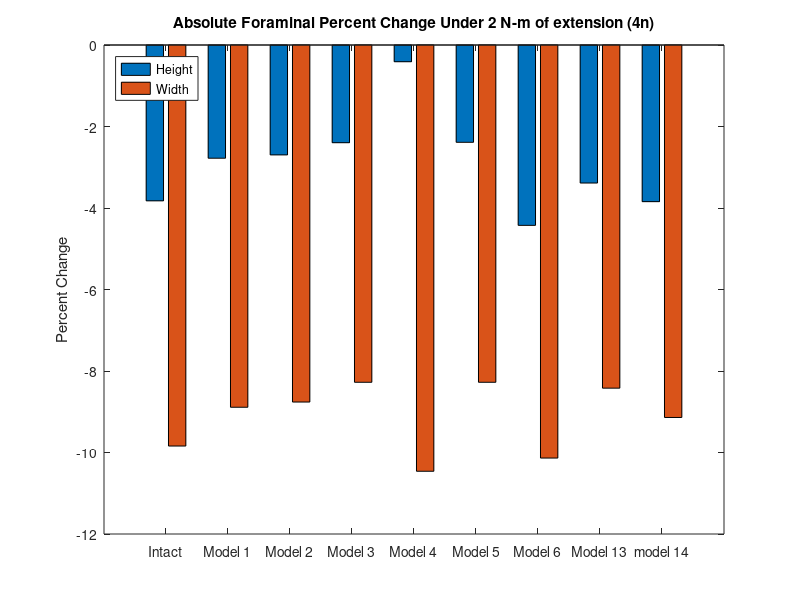
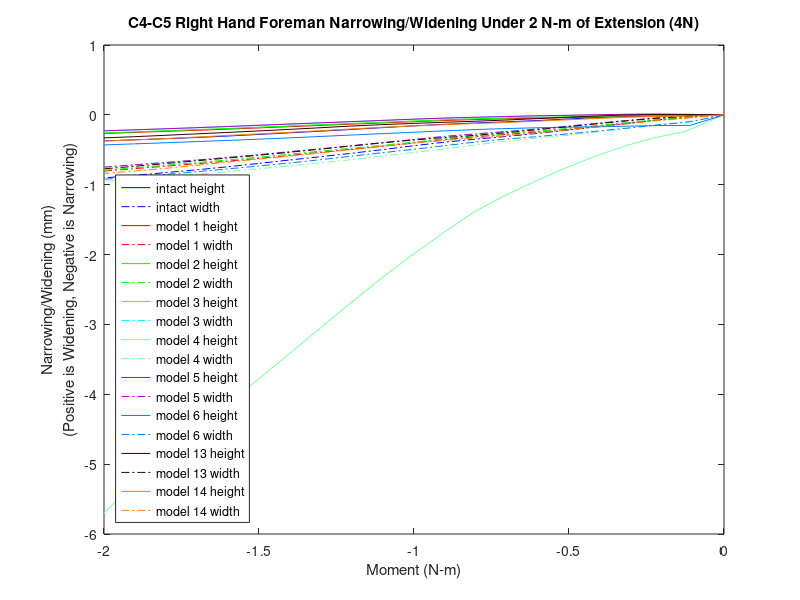

Here is the MATLAB script that generated these plots, in order:
%% foramen height and width narrowing/widening 
% for all models for the c3-c4 right hand side foramen 
% 4457,20101,9037,21922

% 4N!!

% Values for displacement and base coordinates have not yet been updated from copy paste.

k=21;
zero1=[0 0 0 0 0 0 0 0 0 0 0 0 0 0 0 0 0 0 0 0 0];

mag15y=zero1;
mag15x=zero1;
width15=zero1;
height15=zero1;

mag14y=zero1;
mag14x=zero1;
width14=zero1;
height14=zero1;

mag13y=zero1;
mag13x=zero1;
width13=zero1;
height13=zero1;

mag6y=zero1;
mag6x=zero1;
width6=zero1;
height6=zero1;

mag5y=zero1;
mag5x=zero1;
width5=zero1;
height5=zero1;

mag4y=zero1;
mag4x=zero1;
width4=zero1;
height4=zero1;

mag3y=zero1;
mag3x=zero1;
width3=zero1;
height3=zero1;


mag2y=zero1;
mag2x=zero1;
width2=zero1;
height2=zero1;

mag1y=zero1;
mag1x=zero1;
width1=zero1;
height1=zero1;
% 4457,20101,9037,21922
%% model15_intact_TLC_4N
t15=[2 2.05 2.1 2.15 2.2 2.25 2.30198 2.35365 2.40358 2.45421 2.50322 2.55384 2.60384 2.65565 2.70225 2.75206 2.80139 2.85108 2.90339 2.95085 3];

% 4457
aa1=-9.37506+[5.0731200e-01   6.0871500e-01   6.5144700e-01   6.6789600e-01   6.7419400e-01   6.7331000e-01   6.7000600e-01   6.5697200e-01   6.4041900e-01   6.1724700e-01   5.9035800e-01   5.6061400e-01   5.5007100e-01   5.7495800e-01   6.0660000e-01   6.1662700e-01   6.1082100e-01   5.6671800e-01   4.9665100e-01   4.3261900e-01   3.6881600e-01];
aa2=448.144+[1.0306900e+00   1.0413900e+00   1.4740900e+00   2.2159300e+00   3.1888500e+00   4.3518100e+00   5.7108800e+00   7.1395000e+00   8.5708200e+00   1.0055800e+01   1.1507100e+01   1.3004300e+01   1.4465600e+01   1.5928900e+01   1.7181500e+01   1.8432900e+01   1.9557200e+01   2.0547700e+01   2.1456200e+01   2.2192700e+01   2.2906600e+01];
aa3=-689.149+[-6.7815900e-01  -6.9604700e-01  -7.5784300e-01  -8.6772900e-01  -1.0235400e+00  -1.2268100e+00  -1.5043200e+00  -1.8405400e+00  -2.2211000e+00  -2.6653200e+00  -3.1478400e+00  -3.7027400e+00  -4.2949800e+00  -4.9322000e+00  -5.5208800e+00  -6.1656300e+00  -6.8012400e+00  -7.4095400e+00  -8.0006000e+00  -8.5065100e+00  -9.0116600e+00];

% 20101
ab1=-11.8681+[3.3679400e-01   4.2432300e-01   4.6626000e-01   4.8559500e-01   4.9617600e-01   5.0287900e-01   5.1175800e-01   5.1373300e-01   5.1400400e-01   5.1117700e-01   5.0585600e-01   4.9991200e-01   5.0922800e-01   5.4903100e-01   5.8897300e-01   6.1266900e-01   6.2200300e-01   5.9555300e-01   5.4230700e-01   4.9312000e-01   4.4364700e-01];
ab2=447.151+[5.9687600e-01   5.0579700e-01   7.5589000e-01   1.2529100e+00   1.9488100e+00   2.8125900e+00   3.8423800e+00   4.9414900e+00   6.0583900e+00   7.2262300e+00   8.3697800e+00   9.5548400e+00   1.0723500e+01   1.1897000e+01   1.2901400e+01   1.3903100e+01   1.4801500e+01   1.5591800e+01   1.6313300e+01   1.6894500e+01   1.7457000e+01];
ab3=-698.575+[-5.1114300e-01  -5.0837300e-01  -5.3377300e-01  -5.8186400e-01  -6.5375700e-01  -7.5659600e-01  -9.1321100e-01  -1.1193900e+00  -1.3646300e+00  -1.6560600e+00  -1.9738100e+00  -2.3418400e+00  -2.7409600e+00  -3.1694500e+00  -3.5648400e+00  -4.0014500e+00  -4.4348200e+00  -4.8534200e+00  -5.2585800e+00  -5.6017400e+00  -5.9407800e+00];

% 9037
ac1=-7.50723+[5.6194400e-01   6.6609400e-01   7.1127300e-01   7.3131900e-01   7.4245300e-01   7.4689100e-01   7.4869000e-01   7.4069400e-01   7.2795200e-01   7.0695800e-01   6.8235500e-01   6.5538700e-01   6.4764600e-01   6.7866300e-01   7.1718700e-01   7.3404500e-01   7.3325300e-01   6.9167600e-01   6.2404900e-01   5.6205500e-01   5.0086300e-01];
ac2=444.719+[1.0471600e+00   1.0476700e+00   1.4583400e+00   2.1721000e+00   3.1155800e+00   4.2492500e+00   5.5789300e+00   6.9819200e+00   8.3920600e+00   9.8590900e+00   1.1297900e+01   1.2787500e+01   1.4246200e+01   1.5713500e+01   1.6974200e+01   1.8237500e+01   1.9375700e+01   2.0381000e+01   2.1306300e+01   2.2059200e+01   2.2791600e+01];
ac3=-690.512+[-6.4682200e-01  -6.3572100e-01  -6.3602700e-01  -6.6109200e-01  -7.1788600e-01  -8.1062800e-01  -9.6214100e-01  -1.1678700e+00  -1.4191200e+00  -1.7291000e+00  -2.0801300e+00  -2.4988300e+00  -2.9594900e+00  -3.4659200e+00  -3.9418400e+00  -4.4700800e+00  -4.9957600e+00  -5.5016900e+00  -5.9949700e+00  -6.4179900e+00  -6.8413700e+00];

% 21922
ad1=-12.9198+[3.2311600e-01   4.1325100e-01   4.5513500e-01   4.7159500e-01   4.7695800e-01   4.7729400e-01   4.7970000e-01   4.7484400e-01   4.6861200e-01   4.5987700e-01   4.4873000e-01   4.3617500e-01   4.3935000e-01   4.7156000e-01   5.0523000e-01   5.2243600e-01   5.2622600e-01   4.9523800e-01   4.3695700e-01   3.8343500e-01   3.2947900e-01];
ad2=450.785+[6.8449100e-01   6.0642200e-01   8.9695700e-01   1.4503900e+00   2.2142600e+00   3.1550200e+00   4.2716900e+00   5.4589800e+00   6.6603400e+00   7.9110100e+00   9.1306700e+00   1.0389600e+01   1.1626400e+01   1.2864300e+01   1.3921600e+01   1.4974100e+01   1.5917200e+01   1.6746200e+01   1.7501700e+01   1.8109600e+01   1.8696700e+01];
ad3=-694.998+[-6.0699400e-01  -6.1774100e-01  -6.8767100e-01  -8.0052900e-01  -9.5399000e-01  -1.1535700e+00  -1.4250500e+00  -1.7550400e+00  -2.1265200e+00  -2.5499100e+00  -2.9974000e+00  -3.5007600e+00  -4.0343700e+00  -4.6003600e+00  -5.1173000e+00  -5.6800200e+00  -6.2330200e+00  -6.7630200e+00  -7.2743400e+00  -7.7071300e+00  -8.1351200e+00];

ya1=aa1-ab1;
ya2=aa2-ab2;
ya3=aa3-ab3;
xa1=ad1-ac1;
xa2=ad2-ac2;
xa3=ad3-ac3;
x15=[xa1',xa2',xa3'];
y15=[ya1',ya2',ya3'];

for n=1:k
    mag15x(n)=sqrt(x15(n,1)^2+x15(n,2)^2+x15(n,3)^2);
end
for n=1:k
    mag15y(n)=sqrt(y15(n,1)^2+y15(n,2)^2+y15(n,3)^2);
end
for n=1:k
    width15(n)=mag15x(1,1)-mag15x(1,n);
end
for n=1:k
    height15(n)=mag15y(1,1)-mag15y(1,n);
end

%% model1_slideslide_tether/S2_4N
t1=[2 2.05126 2.11533 2.17471 2.20404 2.25121 2.30289 2.35286 2.41117 2.46025 2.51267 2.5564 2.60334 2.66048 2.70822 2.759 2.80923 2.85061 2.90524 2.95003 3];

% 4457
ae1=-9.37506+[-3.0640500e-01  -2.1349100e-01  -1.1215600e-01  -2.0607300e-02   2.3405600e-02   8.7273000e-02   1.4418900e-01   1.8868400e-01   2.2742200e-01   2.4788600e-01   2.5858800e-01   2.5860700e-01   2.5135200e-01   2.2912900e-01   1.9883700e-01   1.5683400e-01   1.0644600e-01   5.8858400e-02  -1.2843700e-02  -8.0566100e-02  -1.5979700e-01];
ae2=448.144+[2.1859200e+00   2.1718900e+00   2.3764100e+00   2.6754400e+00   2.8548600e+00   3.1886300e+00   3.6129100e+00   4.0888900e+00   4.7261600e+00   5.3273700e+00   6.0313200e+00   6.6644300e+00   7.3801500e+00   8.3017800e+00   9.1101800e+00   1.0005300e+01   1.0924000e+01   1.1705000e+01   1.2758000e+01   1.3637600e+01   1.4629800e+01];
ae3=-689.149+[-1.1481100e+00  -1.3694700e+00  -1.4795700e+00  -1.5835600e+00  -1.6396000e+00  -1.7348000e+00  -1.8466500e+00  -1.9714800e+00  -2.1411100e+00  -2.3081300e+00  -2.5161500e+00  -2.7124700e+00  -2.9427000e+00  -3.2424000e+00  -3.5184100e+00  -3.8397400e+00  -4.1845800e+00  -4.4922400e+00  -4.9363800e+00  -5.3311000e+00  -5.7967300e+00];

% 20101
af1=-11.8681+[-3.2046100e-01  -2.5470200e-01  -1.7626400e-01  -1.0464900e-01  -6.8127100e-02  -1.1213000e-02   4.3883200e-02   8.7169600e-02   1.2675300e-01   1.5227300e-01   1.7227200e-01   1.8264400e-01   1.8755600e-01   1.8295400e-01   1.7064000e-01   1.4970500e-01   1.2155100e-01   9.1217200e-02   4.2050300e-02  -5.0917700e-03  -6.1791300e-02];
af2=447.151+[1.5394400e+00   1.4276400e+00   1.4272000e+00   1.5054400e+00   1.5723600e+00   1.7263300e+00   1.9571600e+00   2.2471200e+00   2.6594100e+00   3.0571600e+00   3.5300700e+00   3.9690100e+00   4.4776500e+00   5.1376500e+00   5.7240600e+00   6.3866800e+00   7.0799000e+00   7.6766500e+00   8.4888500e+00   9.1737300e+00   9.9532300e+00];
af3=-698.575+[-8.3785300e-01  -1.0190300e+00  -1.0780200e+00  -1.1150200e+00  -1.1348400e+00  -1.1723900e+00  -1.2203500e+00  -1.2762300e+00  -1.3554300e+00  -1.4332500e+00  -1.5321100e+00  -1.6309100e+00  -1.7515700e+00  -1.9041000e+00  -2.0469600e+00  -2.2203100e+00  -2.4132100e+00  -2.5907100e+00  -2.8548400e+00  -3.0945400e+00  -3.3810400e+00];

% 9037
ag1=-7.50723+[-2.5743400e-01  -1.6116400e-01  -5.5731600e-02   3.9844100e-02   8.5696700e-02   1.5243100e-01   2.1339600e-01   2.6245500e-01   3.0619700e-01   3.3062200e-01   3.4529300e-01   3.4809700e-01   3.4329800e-01   3.2376900e-01   2.9564100e-01   2.5541300e-01   2.0606200e-01   1.5887700e-01   8.7080200e-02   1.9039300e-02  -6.0800200e-02];
ag2=444.719+[2.1685800e+00   2.1471800e+00   2.3309700e+00   2.6078300e+00   2.7759900e+00   3.0921500e+00   3.4990000e+00   3.9595600e+00   4.5793700e+00   5.1664000e+00   5.8559000e+00   6.4778600e+00   7.1830000e+00   8.0939300e+00   8.8958600e+00   9.7866000e+00   1.0703700e+01   1.1485500e+01   1.2542600e+01   1.3428600e+01   1.4430800e+01];
ag3=-690.512+[-1.0346900e+00  -1.2319700e+00  -1.2774000e+00  -1.3081900e+00  -1.3253500e+00  -1.3566100e+00  -1.3981500e+00  -1.4535800e+00  -1.5371000e+00  -1.6260000e+00  -1.7439400e+00  -1.8611800e+00  -2.0039700e+00  -2.1909100e+00  -2.3691100e+00  -2.5841300e+00  -2.8225700e+00  -3.0411700e+00  -3.3661400e+00  -3.6618700e+00  -4.0167000e+00];

% 21922
ah1=-12.9198+[-3.6086200e-01  -2.9069600e-01  -2.0986600e-01  -1.3856000e-01  -1.0245300e-01  -4.6233500e-02   6.7145600e-03   4.6323500e-02   8.1073100e-02   1.0246500e-01   1.1795600e-01   1.2429900e-01   1.2487100e-01   1.1511300e-01   9.8232300e-02   7.1969300e-02   3.8698000e-02   4.1962700e-03  -5.0217700e-02  -1.0164200e-01  -1.6291000e-01];
ah2=450.785+[1.7083600e+00   1.6079400e+00   1.6430800e+00   1.7587900e+00   1.8460300e+00   2.0342700e+00   2.3045200e+00   2.6364400e+00   3.1014200e+00   3.5455800e+00   4.0703400e+00   4.5549300e+00   5.1141300e+00   5.8384800e+00   6.4790100e+00   7.1992700e+00   7.9487100e+00   8.5911600e+00   9.4621300e+00   1.0193600e+01   1.1022500e+01];
ah3=-694.998+[-1.0313900e+00  -1.2246400e+00  -1.3242000e+00  -1.4057300e+00  -1.4502100e+00  -1.5300100e+00  -1.6279600e+00  -1.7388200e+00  -1.8892500e+00  -2.0319300e+00  -2.2057900e+00  -2.3730800e+00  -2.5724700e+00  -2.8299500e+00  -3.0657600e+00  -3.3435200e+00  -3.6440400e+00  -3.9138100e+00  -4.3038200e+00  -4.6501900e+00  -5.0577600e+00];

xb1=ah1-ag1;
xb2=ah2-ag2;
xb3=ah3-ag3;
yb1=ae1-af1;
yb2=ae2-af2;
yb3=ae3-af3;
y1=[yb1',yb2',yb3'];
x1=[xb1',xb2',xb3'];

for n=1:k
    mag1x(n)=sqrt(x1(n,1)^2+x1(n,2)^2+x1(n,3)^2);
end
for n=1:k
    mag1y(n)=sqrt(y1(n,1)^2+y1(n,2)^2+y1(n,3)^2);
end
for n=1:k
    height1(n)=mag1y(1,1)-mag1y(1,n);
end
for n=1:k
    width1(n)=mag1x(1,1)-mag1x(1,n);
end
%% model2_SlideSlide_NoTether/S2_4N
t2=[2 2.05126 2.1153 2.17471 2.20447 2.25221 2.30059 2.35788 2.41099 2.45099 2.50605 2.55427 2.60174 2.65492 2.70335 2.75569 2.80363 2.85302 2.90564 2.95047 3];

% 4457
ai1=-9.37506+[-1.7017400e-01  -8.4428600e-02   9.7364600e-03   9.4153300e-02   1.3452100e-01   1.9051000e-01   2.3484800e-01   2.7608300e-01   3.0190400e-01   3.1329900e-01   3.1908900e-01   3.1122500e-01   2.9231000e-01   2.5827100e-01   2.1654700e-01   1.6138200e-01   1.0044100e-01   2.9957100e-02  -5.3959100e-02  -1.3422600e-01  -2.2942100e-01];
ai2=448.144+[2.5984000e+00   2.5569300e+00   2.7361300e+00   3.0241300e+00   3.2029500e+00   3.5396200e+00   3.9388300e+00   4.4965900e+00   5.0938500e+00   5.5936200e+00   6.3588700e+00   7.1114200e+00   7.9105600e+00   8.8577600e+00   9.7623500e+00   1.0780200e+01   1.1740700e+01   1.2753400e+01   1.3844000e+01   1.4777400e+01   1.5812900e+01];
ai3=-689.149+[-1.3210800e+00  -1.4403500e+00  -1.5215100e+00  -1.6190700e+00  -1.6753000e+00  -1.7748200e+00  -1.8845800e+00  -2.0364300e+00  -2.2005900e+00  -2.3425200e+00  -2.5564800e+00  -2.7292300e+00  -2.9097000e+00  -3.1437700e+00  -3.3930600e+00  -3.7047500e+00  -4.0313500e+00  -4.4116000e+00  -4.8635200e+00  -5.2833500e+00  -5.7833100e+00];

% 20101
aj1=-11.8681+[-2.1616900e-01  -1.5334700e-01  -8.0213500e-02  -1.2751100e-02   2.1338300e-02   7.2727900e-02   1.1766100e-01   1.5989600e-01   1.8868600e-01   2.0618600e-01   2.2338800e-01   2.2686000e-01   2.2177900e-01   2.0742600e-01   1.8569600e-01   1.5396600e-01   1.1536600e-01   6.7407400e-02   5.6444500e-03  -5.3695500e-02  -1.2667500e-01];
aj2=447.151+[1.8236600e+00   1.7019600e+00   1.6908600e+00   1.7663000e+00   1.8338700e+00   1.9919300e+00   2.2092300e+00   2.5515400e+00   2.9405100e+00   3.2717200e+00   3.7789300e+00   4.2657800e+00   4.7841000e+00   5.4058300e+00   6.0071600e+00   6.6941800e+00   7.3544100e+00   8.0616300e+00   8.8424900e+00   9.5271800e+00   1.0300200e+01];
aj3=-698.575+[-9.6580700e-01  -1.0563200e+00  -1.0892900e+00  -1.1209400e+00  -1.1407200e+00  -1.1821600e+00  -1.2305800e+00  -1.3006200e+00  -1.3787100e+00  -1.4458700e+00  -1.5366900e+00  -1.5750300e+00  -1.6049200e+00  -1.6496400e+00  -1.7064800e+00  -1.7892900e+00  -1.8898600e+00  -2.0203600e+00  -2.1948000e+00  -2.3717300e+00  -2.5962500e+00];

% 9037
ak1=-7.50723+[-1.1656300e-01  -2.6586600e-02   7.2559800e-02   1.6131000e-01   2.0354700e-01   2.6259400e-01   3.1091000e-01   3.5720900e-01   3.8737000e-01   4.0183600e-01   4.1130300e-01   4.0624900e-01   3.9006900e-01   3.5867700e-01   3.1892800e-01   2.6513000e-01   2.0468100e-01   1.3395500e-01   4.8666900e-02  -3.3194500e-02  -1.3089100e-01];
ak2=444.719+[2.5710800e+00   2.5245400e+00   2.6855100e+00   2.9526400e+00   3.1205000e+00   3.4400000e+00   3.8231900e+00   4.3633300e+00   4.9447600e+00   5.4329000e+00   6.1819600e+00   6.9198700e+00   7.7067600e+00   8.6444500e+00   9.5451600e+00   1.0564500e+01   1.1532500e+01   1.2559100e+01   1.3671200e+01   1.4628200e+01   1.5695400e+01];
ak3=-690.512+[-1.1726200e+00  -1.2721900e+00  -1.2929900e+00  -1.3190900e+00  -1.3364500e+00  -1.3715700e+00  -1.4145100e+00  -1.4847300e+00  -1.5680600e+00  -1.6443500e+00  -1.7557300e+00  -1.8176800e+00  -1.8763400e+00  -1.9651400e+00  -2.0752700e+00  -2.2290400e+00  -2.4067000e+00  -2.6301800e+00  -2.9174200e+00  -3.1998800e+00  -3.5490200e+00];

% 21922
al1=-12.9198+[-2.5352100e-01  -1.8805800e-01  -1.1410000e-01  -4.7699800e-02  -1.4156300e-02   3.5998200e-02   7.8324600e-02   1.1584500e-01   1.3988900e-01   1.5374200e-01   1.6604500e-01   1.6488600e-01   1.5433500e-01   1.3370100e-01   1.0660600e-01   6.9073400e-02   2.5343400e-02  -2.7748800e-02  -9.3924400e-02  -1.5682300e-01  -2.3338200e-01];
al2=450.785+[2.0291800e+00   1.9131100e+00   1.9326800e+00   2.0434900e+00   2.1308900e+00   2.3230200e+00   2.5776300e+00   2.9691800e+00   3.4073300e+00   3.7774600e+00   4.3452700e+00   4.9000900e+00   5.4921200e+00   6.1982300e+00   6.8765300e+00   7.6466100e+00   8.3805500e+00   9.1596900e+00   1.0009200e+01   1.0745500e+01   1.1569600e+01];
al3=-694.998+[-1.2003100e+00  -1.2969300e+00  -1.3658700e+00  -1.4404700e+00  -1.4847200e+00  -1.5689600e+00  -1.6655000e+00  -1.8011600e+00  -1.9469700e+00  -2.0693400e+00  -2.2490900e+00  -2.3918800e+00  -2.5418800e+00  -2.7338700e+00  -2.9355800e+00  -3.1886000e+00  -3.4550400e+00  -3.7646900e+00  -4.1308700e+00  -4.4709200e+00  -4.8784400e+00];

xc1=al1-ak1;
xc2=al2-ak2;
xc3=al3-ak3;
yd1=ai1-aj1;
yd2=ai2-aj2;
yd3=ai3-aj3;
y2=[yd1',yd2',yd3'];
x2=[xc1',xc2',xc3'];

for n=1:k
    mag2x(n)=sqrt(x2(n,1)^2+x2(n,2)^2+x2(n,3)^2);
end
for n=1:k
    mag2y(n)=sqrt(y2(n,1)^2+y2(n,2)^2+y2(n,3)^2);
end
for n=1:k
    height2(n)=mag2y(1,1)-mag2y(1,n);
end
for n=1:k
    width2(n)=mag2x(1,1)-mag2x(1,n);
end

%% model3_APSlide_Tether/S2_4N
t3=[2 2.05126 2.11533 2.16533 2.20361 2.25215 2.30482 2.35211 2.4011 2.4565 2.50468 2.55973 2.60432 2.65144 2.70196 2.75595 2.80367 2.85248 2.91084 2.96199 3];
% 4457
am1=-9.37506+[3.5697400e-01   3.8306000e-01   4.0890500e-01   4.2832300e-01   4.4313000e-01   4.5921200e-01   4.6919800e-01   4.7390900e-01   4.7672500e-01   4.7603100e-01   4.7095300e-01   4.6035700e-01   4.4864400e-01   4.3284500e-01   4.0888500e-01   3.7486500e-01   3.3966800e-01   2.9847200e-01   2.4496900e-01   1.9297200e-01   1.5043400e-01];
am2=448.144+[1.9618200e+00   1.9627000e+00   2.1065300e+00   2.2994700e+00   2.4682900e+00   2.7176800e+00   3.0278800e+00   3.3442900e+00   3.7100100e+00   4.1708900e+00   4.6119300e+00   5.1620900e+00   5.6399200e+00   6.1706900e+00   6.7721400e+00   7.4526900e+00   8.0804500e+00   8.7468800e+00   9.5735800e+00   1.0320800e+01   1.0887100e+01];
am3=-689.149+[-1.2861900e+00  -1.2978100e+00  -1.3441500e+00  -1.4072700e+00  -1.4643000e+00  -1.5469300e+00  -1.6453800e+00  -1.7432100e+00  -1.8525600e+00  -1.9892500e+00  -2.1229100e+00  -2.2943900e+00  -2.4464900e+00  -2.6143200e+00  -2.8048900e+00  -3.0296300e+00  -3.2459100e+00  -3.4859500e+00  -3.7983400e+00  -4.0958000e+00  -4.3309500e+00];
% 20101
an1=-11.8681+[1.9195900e-01   2.1387000e-01   2.3896700e-01   2.5667700e-01   2.7033400e-01   2.8788000e-01   3.0544300e-01   3.1646400e-01   3.2583500e-01   3.3315300e-01   3.3777100e-01   3.4167000e-01   3.4221700e-01   3.3908000e-01   3.3019700e-01   3.1566900e-01   2.9797700e-01   2.7628800e-01   2.4427100e-01   2.1069100e-01   1.8241200e-01];
an2=447.151+[1.2337100e+00   1.1827400e+00   1.1854600e+00   1.2299600e+00   1.2773000e+00   1.3658600e+00   1.5022300e+00   1.6669700e+00   1.8756800e+00   2.1525100e+00   2.4223000e+00   2.7685000e+00   3.0831200e+00   3.4398500e+00   3.8492900e+00   4.3210700e+00   4.7657000e+00   5.2457400e+00   5.8500100e+00   6.4026300e+00   6.8251600e+00];
an3=-698.575+[-8.9701400e-01  -9.0371900e-01  -9.2576200e-01  -9.5113000e-01  -9.7274800e-01  -1.0064500e+00  -1.0512500e+00  -1.0961700e+00  -1.1465500e+00  -1.2088700e+00  -1.2673200e+00  -1.3428800e+00  -1.4139700e+00  -1.4914200e+00  -1.5781400e+00  -1.6832400e+00  -1.7890900e+00  -1.9124400e+00  -2.0786200e+00  -2.2404100e+00  -2.3707300e+00];
% 9037
ao1=-7.50723+[4.2968700e-01   4.5744700e-01   4.8532300e-01   5.0637100e-01   5.2244500e-01   5.4007500e-01   5.5223300e-01   5.5943400e-01   5.6475700e-01   5.6663100e-01   5.6373700e-01   5.5563000e-01   5.4564900e-01   5.3126300e-01   5.0860900e-01   4.7590500e-01   4.4158200e-01   4.0082400e-01   3.4707000e-01   2.9450300e-01   2.5153900e-01];
ao2=444.719+[1.9664300e+00   1.9610600e+00   2.0875800e+00   2.2629800e+00   2.4177400e+00   2.6490500e+00   2.9408100e+00   3.2423600e+00   3.5933400e+00   4.0381400e+00   4.4656500e+00   5.0010700e+00   5.4678200e+00   5.9876600e+00   6.5785900e+00   7.2496300e+00   7.8705700e+00   8.5316200e+00   9.3541000e+00   1.0100000e+01   1.0666800e+01];
ao3=-690.512+[-1.1964600e+00  -1.1900100e+00  -1.1867000e+00  -1.1975100e+00  -1.2108200e+00  -1.2345100e+00  -1.2679500e+00  -1.3084600e+00  -1.3570800e+00  -1.4222300e+00  -1.4899500e+00  -1.5815400e+00  -1.6669300e+00  -1.7617300e+00  -1.8706800e+00  -2.0048600e+00  -2.1391500e+00  -2.2934100e+00  -2.5010900e+00  -2.7047800e+00  -2.8693100e+00];
% 21922
ap1=-12.9198+[1.6308400e-01   1.8554600e-01   2.1050000e-01   2.2693700e-01   2.3930000e-01   2.5535600e-01   2.7063400e-01   2.7865300e-01   2.8452900e-01   2.8789200e-01   2.8922800e-01   2.8917900e-01   2.8630300e-01   2.7978400e-01   2.6741700e-01   2.4903100e-01   2.2766500e-01   2.0209400e-01   1.6570600e-01   1.2835500e-01   9.7203900e-02];
ap2=450.785+[1.3985100e+00   1.3505100e+00   1.3754500e+00   1.4443200e+00   1.5120900e+00   1.6294200e+00   1.7988900e+00   1.9955300e+00   2.2393900e+00   2.5575900e+00   2.8641400e+00   3.2544300e+00   3.6067200e+00   4.0053500e+00   4.4613700e+00   4.9842200e+00   5.4750000e+00   6.0028100e+00   6.6641200e+00   7.2663500e+00   7.7252400e+00];
ap3=-694.998+[-1.0828400e+00  -1.0929300e+00  -1.1405900e+00  -1.1946600e+00  -1.2407700e+00  -1.3094200e+00  -1.3952600e+00  -1.4807000e+00  -1.5766600e+00  -1.6938400e+00  -1.8022800e+00  -1.9394800e+00  -2.0648600e+00  -2.2043800e+00  -2.3623600e+00  -2.5486800e+00  -2.7310200e+00  -2.9368100e+00  -3.2061300e+00  -3.4623800e+00  -3.6651700e+00];

xe1=ap1-ao1;
xe2=ap2-ao2;
xe3=ap3-ao3;
yf1=am1-an1;
yf2=am2-an2;
yf3=am3-an3;
y3=[yf1',yf2',yf3'];
x3=[xe1',xe2',xe3'];

for n=1:k
    mag3x(n)=sqrt(x3(n,1)^2+x3(n,2)^2+x3(n,3)^2);
end
for n=1:k
    mag3y(n)=sqrt(y3(n,1)^2+y3(n,2)^2+y3(n,3)^2);
end
for n=1:k
    height3(n)=mag3y(1,1)-mag3y(1,n);
end
for n=1:k
    width3(n)=mag3x(1,1)-mag3x(1,n);
end


%% model4_APSlide_NoTether/S2_4N
t4=[2 2.0622 2.11523 2.15852 2.20492 2.25001 2.30364 2.35417 2.40231 2.45225 2.50547 2.55011 2.60474 2.65523 2.70472 2.7507 2.80007 2.85772 2.90074 2.95442 3];
% 4457
aq1=-9.37506+[-4.4029300e-01   7.2125200e-01   8.2077300e-01   8.1519300e-01   7.8668500e-01   7.4735300e-01   6.7842400e-01   6.0313300e-01   5.3849700e-01   4.5032300e-01   3.4124900e-01   2.5999800e-01   1.7857700e-01   1.0286800e-01   5.0521900e-03  -8.4852900e-02  -1.7118600e-01  -2.5394400e-01  -3.2388600e-01  -3.8456600e-01  -4.4271300e-01];
aq2=448.144+[2.2729300e+00   1.5145200e+00   2.7813100e+00   4.2174300e+00   5.9747700e+00   7.7602500e+00   9.8475000e+00   1.1725700e+01   1.3453300e+01   1.5210400e+01   1.6904400e+01   1.8216500e+01   1.9751600e+01   2.1104200e+01   2.2366000e+01   2.3482500e+01   2.4609500e+01   2.5814800e+01   2.6668000e+01   2.7668900e+01   2.8517400e+01];
aq3=689.149+[-1.2343600e-01  -1.2563100e+00  -1.4529800e+00  -1.7216300e+00  -2.0973100e+00  -2.5364600e+00  -3.1569200e+00  -3.8120600e+00  -4.4917300e+00  -5.1580100e+00  -5.8640500e+00  -6.4646800e+00  -7.2427500e+00  -7.9935100e+00  -8.7516300e+00  -9.4825900e+00  -1.0273600e+01  -1.1187600e+01  -1.1886300e+01  -1.2744900e+01  -1.3517600e+01];
% 20101
ar1=-11.8681+[-4.2105700e-01   4.8687400e-01   5.7116800e-01   5.7449200e-01   5.6480500e-01   5.5143300e-01   5.1355000e-01   4.7095800e-01   4.3926000e-01   3.8614500e-01   3.1489600e-01   2.6249100e-01   2.1646500e-01   1.7217900e-01   1.0561400e-01   4.4934300e-02  -1.3646300e-02  -6.5041500e-02  -1.1069200e-01  -1.5081400e-01  -1.8690600e-01];
ar2=447.151+[1.4900500e+00   6.9176300e-01   1.5700300e+00   2.6321400e+00   3.9636900e+00   5.3303800e+00   6.9498800e+00   8.4158600e+00   9.7619500e+00   1.1070200e+01   1.2317200e+01   1.3280200e+01   1.4404900e+01   1.5412900e+01   1.6370600e+01   1.7232400e+01   1.8114000e+01   1.9065800e+01   1.9737500e+01   2.0537600e+01   2.1214200e+01];
ar3=-698.575+[6.5302800e-02  -8.3124800e-01  -9.3006300e-01  -1.0885300e+00  -1.3227600e+00  -1.6048600e+00  -2.0170300e+00  -2.4581200e+00  -2.9105000e+00  -3.2760800e+00  -3.6424800e+00  -3.9445200e+00  -4.3293200e+00  -4.7081800e+00  -5.1017600e+00  -5.4953200e+00  -5.9256900e+00  -6.4224500e+00  -6.7889800e+00  -7.2320300e+00  -7.6070200e+00];
% 9037
as1=-7.50723+[-3.8446300e-01   8.0560100e-01   9.1774600e-01   9.1983000e-01   8.9948200e-01   8.6775300e-01   8.0485800e-01   7.3305600e-01   6.7184900e-01   5.8749500e-01   4.8171900e-01   4.0449800e-01   3.2865800e-01   2.5851300e-01   1.6428500e-01   7.7061300e-02  -6.7077600e-03  -8.4428400e-02  -1.5073700e-01  -2.0653500e-01  -2.6329800e-01];
as2=444.719+[2.2354400e+00   1.5221000e+00   2.7490000e+00   4.1459000e+00   5.8639200e+00   7.6174900e+00   9.6764300e+00   1.1537500e+01   1.3257600e+01   1.5016600e+01   1.6725500e+01   1.8060200e+01   1.9635500e+01   2.1035600e+01   2.2350900e+01   2.3522600e+01   2.4713700e+01   2.6000300e+01   2.6923000e+01   2.8015000e+01   2.8957000e+01];
as3=-690.512+[5.8991400e-02  -1.1585800e+00  -1.2219700e+00  -1.3498800e+00  -1.5580300e+00  -1.8264600e+00  -2.2468600e+00  -2.7188000e+00  -3.2257600e+00  -3.6813100e+00  -4.1666000e+00  -4.5895100e+00  -5.1507500e+00  -5.7099900e+00  -6.2891500e+00  -6.8629800e+00  -7.4954300e+00  -8.2369900e+00  -8.8043300e+00  -9.5087500e+00  -1.0136200e+01];
% 21922
at1=-12.9198+[-4.7550300e-01   4.6473500e-01   5.4123000e-01   5.3571300e-01   5.1501000e-01   4.9045500e-01   4.4022300e-01   3.8722900e-01   3.4538000e-01   2.8111000e-01   1.9848700e-01   1.3675100e-01   7.8860500e-02   2.3203900e-02  -5.3604000e-02  -1.2314000e-01  -1.8997900e-01  -2.5302800e-01  -3.0777600e-01  -3.5733400e-01  -4.0132200e-01];
at2=450.785+[1.6833300e+00   8.4775000e-01   1.8258200e+00   2.9884400e+00   4.4367300e+00   5.9168000e+00   7.6626800e+00   9.2354900e+00   1.0672700e+01   1.2085000e+01   1.3429900e+01   1.4462900e+01   1.5661700e+01   1.6724700e+01   1.7724000e+01   1.8614300e+01   1.9516800e+01   2.0480600e+01   2.1154100e+01   2.1947600e+01   2.2608300e+01];
at3=-694.998+[-1.5938200e-01  -1.0056100e+00  -1.2220600e+00  -1.5070500e+00  -1.8991000e+00  -2.3473700e+00  -2.9627900e+00  -3.5939300e+00  -4.2255600e+00  -4.8201800e+00  -5.4346500e+00  -5.9427700e+00  -6.5863000e+00  -7.2017600e+00  -7.8221700e+00  -8.4197900e+00  -9.0614600e+00  -9.7950300e+00  -1.0347800e+01  -1.1015700e+01  -1.1609500e+01];

xg1=at1-as1;
xg2=at2-as2;
xg3=at3-as3;
yh1=aq1-ar1;
yh2=aq2-ar2;
yh3=aq3-ar3;
y4=[yh1',yh2',yh3'];
x4=[xg1',xg2',xg3'];

for n=1:k
    mag4x(n)=sqrt(x4(n,1)^2+x4(n,2)^2+x4(n,3)^2);
end
for n=1:k
    mag4y(n)=sqrt(y4(n,1)^2+y4(n,2)^2+y4(n,3)^2);
end
for n=1:k
    height4(n)=mag4y(1,1)-mag4y(1,n);
end
for n=1:k
    width4(n)=mag4x(1,1)-mag4x(1,n);
end

%% model5_LatSlide_Tether/S2_4N
t5=[2 2.05126 2.11533 2.17471 2.20404 2.25806 2.30703 2.35279 2.40109 2.45138 2.50274 2.55389 2.60894 2.65187 2.70418 2.75649 2.80083 2.85242 2.90526 2.95387 3];
% 4457
au1=-9.37506+[3.3988300e-01   3.6483000e-01   3.8959500e-01   4.1199000e-01   4.2291700e-01   4.4057300e-01   4.5224300e-01   4.6085900e-01   4.6597900e-01   4.6736800e-01   4.6346000e-01   4.5441400e-01   4.4072700e-01   4.2668600e-01   4.0266300e-01   3.7097800e-01   3.3935600e-01   2.9731600e-01   2.5057400e-01   2.0349100e-01   1.5377500e-01];
au2=448.144+[1.9866000e+00   1.9881600e+00   2.1290100e+00   2.3402300e+00   2.4672600e+00   2.7440400e+00   3.0323900e+00   3.3378700e+00   3.6955400e+00   4.1045200e+00   4.5647100e+00   5.0661000e+00   5.6423800e+00   6.1193700e+00   6.7339000e+00   7.3829700e+00   7.9581400e+00   8.6522000e+00   9.3889200e+00   1.0087400e+01   1.0765400e+01];
au3=-689.149+[-1.2875100e+00  -1.2992700e+00  -1.3461100e+00  -1.4189800e+00  -1.4632700e+00  -1.5548700e+00  -1.6453700e+00  -1.7394300e+00  -1.8464200e+00  -1.9687500e+00  -2.1091400e+00  -2.2662200e+00  -2.4510900e+00  -2.6022100e+00  -2.7970600e+00  -3.0110700e+00  -3.2084700e+00  -3.4570500e+00  -3.7332600e+00  -4.0081100e+00  -4.2871500e+00];
% 20101
av1=-11.8681+[1.6997400e-01   1.9113600e-01   2.1603500e-01   2.3765200e-01   2.4893600e-01   2.7109100e-01   2.9239400e-01   3.0715700e-01   3.1800000e-01   3.2613000e-01   3.3178500e-01   3.3558500e-01   3.3639600e-01   3.3365700e-01   3.2502700e-01   3.1194700e-01   2.9633900e-01   2.7447600e-01   2.4704900e-01   2.1701700e-01   1.8434200e-01];
av2=447.151+[1.2432900e+00   1.1932400e+00   1.1948800e+00   1.2371700e+00   1.2732600e+00   1.3755700e+00   1.5049400e+00   1.6637300e+00   1.8665500e+00   2.1104300e+00   2.3900000e+00   2.7031700e+00   3.0802500e+00   3.3999500e+00   3.8170800e+00   4.2656400e+00   4.6716800e+00   5.1701700e+00   5.7069800e+00   6.2218000e+00   6.7261700e+00];
av3=-698.575+[-8.9375500e-01  -9.0074100e-01  -9.2419800e-01  -9.5432800e-01  -9.7193600e-01  -1.0105400e+00  -1.0523200e+00  -1.0950700e+00  -1.1436500e+00  -1.1996300e+00  -1.2608800e+00  -1.3298100e+00  -1.4157400e+00  -1.4850900e+00  -1.5732500e+00  -1.6725000e+00  -1.7682700e+00  -1.8949500e+00  -2.0407500e+00  -2.1891400e+00  -2.3426900e+00];
% 9037
aw1=-7.50723+[4.1513500e-01   4.4172600e-01   4.6821900e-01   4.9187100e-01   5.0332100e-01   5.2202700e-01   5.3544600e-01   5.4600900e-01   5.5325000e-01   5.5682100e-01   5.5515600e-01   5.4843800e-01   5.3698900e-01   5.2428100e-01   5.0166700e-01   4.7129800e-01   4.4054000e-01   3.9903400e-01   3.5217500e-01   3.0457500e-01   2.5435200e-01];
aw2=444.719+[1.9912800e+00   1.9865900e+00   2.1101600e+00   2.3010100e+00   2.4172100e+00   2.6738300e+00   2.9450000e+00   3.2357500e+00   3.5786800e+00   3.9730300e+00   4.4188300e+00   4.9065400e+00   5.4693200e+00   5.9364800e+00   6.5401700e+00   7.1800600e+00   7.7487900e+00   8.4370000e+00   9.1696300e+00   9.8663100e+00   1.0544500e+01];
aw3=-690.512+[-1.1941100e+00  -1.1877500e+00  -1.1853700e+00  -1.1982700e+00  -1.2094900e+00  -1.2363500e+00  -1.2665600e+00  -1.3047600e+00  -1.3518500e+00  -1.4098900e+00  -1.4808600e+00  -1.5646700e+00  -1.6685100e+00  -1.7537200e+00  -1.8647900e+00  -1.9920100e+00  -2.1139600e+00  -2.2728400e+00  -2.4553100e+00  -2.6421400e+00  -2.8363000e+00];
% 21922
ax1=-12.9198+[1.3890300e-01   1.6060200e-01   1.8582700e-01   2.0691300e-01   2.1759500e-01   2.3827300e-01   2.5702600e-01   2.6905700e-01   2.7682100e-01   2.8151400e-01   2.8378500e-01   2.8400600e-01   2.8062600e-01   2.7482200e-01   2.6258100e-01   2.4581000e-01   2.2683300e-01   2.0091700e-01   1.6954400e-01   1.3600800e-01   9.9900400e-02];
ax2=450.785+[1.4125100e+00   1.3654900e+00   1.3885900e+00   1.4568200e+00   1.5076600e+00   1.6410600e+00   1.8015000e+00   1.9916500e+00   2.2292800e+00   2.5104200e+00   2.8286900e+00   3.1821200e+00   3.6047300e+00   3.9622500e+00   4.4271500e+00   4.9246400e+00   5.3732000e+00   5.9217500e+00   6.5098300e+00   7.0715600e+00   7.6199200e+00];
ax3=-694.998+[-1.0848600e+00  -1.0953300e+00  -1.1436000e+00  -1.2044900e+00  -1.2398400e+00  -1.3162300e+00  -1.3965900e+00  -1.4790200e+00  -1.5725500e+00  -1.6778100e+00  -1.7914700e+00  -1.9164500e+00  -2.0678400e+00  -2.1931800e+00  -2.3543000e+00  -2.5311800e+00  -2.6970400e+00  -2.9096200e+00  -3.1474100e+00  -3.3839700e+00  -3.6242300e+00];

xi1=ax1-aw1;
xi2=ax2-aw2;
xi3=ax3-aw3;
yj1=au1-av1;
yj2=au2-av2;
yj3=au3-av3;
y5=[yj1',yj2',yj3'];
x5=[xi1',xi2',xi3'];

for n=1:k
    mag5x(n)=sqrt(x5(n,1)^2+x5(n,2)^2+x5(n,3)^2);
end
for n=1:k
    mag5y(n)=sqrt(y5(n,1)^2+y5(n,2)^2+y5(n,3)^2);
end
for n=1:k
    height5(n)=mag5y(1,1)-mag5y(1,n);
end
for n=1:k
    width5(n)=mag5x(1,1)-mag5x(1,n);
end


%% model6_LatSlide_NoTether/S2_4N
t6=[2 2.05467 2.1077 2.15244 2.20335 2.25035 2.30555 2.35774 2.40313 2.45015 2.50252 2.55284 2.60017 2.65712 2.70364 2.75106 2.80515 2.85128 2.90047 2.95082 3];
% 4457
ay1=-9.37506+[-4.4025400e-01  -4.0154900e-02   2.0236200e-01   3.5748300e-01   4.8415500e-01   5.4862200e-01   5.7391200e-01   5.6200700e-01   5.2841700e-01   4.8440700e-01   4.1416100e-01   3.2189800e-01   2.2018000e-01   8.4304000e-02  -3.3146600e-02  -1.5779600e-01  -3.0467300e-01  -4.3470900e-01  -5.6705200e-01  -6.8980600e-01  -7.9140000e-01];
ay2=448.144+[2.2728400e+00   1.9941600e+00   2.2824900e+00   2.7315000e+00   3.4284200e+00   4.2426200e+00   5.3871300e+00   6.6253600e+00   7.8162100e+00   9.1417300e+00   1.0743800e+01   1.2314100e+01   1.3780000e+01   1.5524400e+01   1.6918600e+01   1.8305000e+01   1.9836100e+01   2.1108800e+01   2.2425400e+01   2.3728600e+01   2.4968400e+01];
ay3=-689.149+[-1.2469200e-01  -1.4044600e+00  -1.4731100e+00  -1.5594000e+00  -1.6977000e+00  -1.8655900e+00  -2.1253100e+00  -2.4355200e+00  -2.7644000e+00  -3.1665200e+00  -3.6235900e+00  -4.1249400e+00  -4.6554800e+00  -5.3619800e+00  -5.9941100e+00  -6.6756100e+00  -7.4993100e+00  -8.2486000e+00  -9.0808000e+00  -9.9742400e+00  -1.0894000e+01];
% 20101
az1=-11.8681+[-4.2103300e-01  -1.2681100e-01   7.0959600e-02   1.9976800e-01   3.1016400e-01   3.7234900e-01   4.0484800e-01   4.0502900e-01   3.9028700e-01   3.6996600e-01   3.2934100e-01   2.7005100e-01   2.0234000e-01   1.0774600e-01   2.2647900e-02  -7.2009300e-02  -1.8842400e-01  -2.9203900e-01  -3.9962200e-01  -4.9638900e-01  -5.7641200e-01];
az2=447.151+[1.4902400e+00   1.1846300e+00   1.2606500e+00   1.5002000e+00   1.9336500e+00   2.4842900e+00   3.3009900e+00   4.2206000e+00   5.1192600e+00   6.1243400e+00   7.2947800e+00   8.4348200e+00   9.5073700e+00   1.0788000e+01   1.1825100e+01   1.2874200e+01   1.4058900e+01   1.5060000e+01   1.6111100e+01   1.7159600e+01   1.8157300e+01];
az3=-698.575+[6.4117900e-02  -1.0216600e+00  -1.0297900e+00  -1.0504300e+00  -1.1041200e+00  -1.1865900e+00  -1.3283100e+00  -1.5081900e+00  -1.7047700e+00  -1.9453100e+00  -2.1617500e+00  -2.3942700e+00  -2.6484900e+00  -2.9864000e+00  -3.2982800e+00  -3.6436600e+00  -4.0817000e+00  -4.4957100e+00  -4.9635800e+00  -5.4705500e+00  -5.9753000e+00];
% 9037
ba1=-7.50723+[-3.8442200e-01   2.1021300e-02   2.7194700e-01   4.3366700e-01   5.6850300e-01   6.4110800e-01   6.7512200e-01   6.6987100e-01   6.4070900e-01   6.0075200e-01   5.3406400e-01   4.4425200e-01   3.4324600e-01   2.0692900e-01   8.7971900e-02  -3.9356700e-02  -1.9038100e-01  -3.2422700e-01  -4.5975100e-01  -5.8493700e-01  -6.8791000e-01];
ba2=444.719+[2.2354000e+00   1.9724200e+00   2.2440400e+00   2.6743500e+00   3.3477700e+00   4.1395900e+00   5.2581800e+00   6.4735700e+00   7.6463000e+00   8.9560900e+00   1.0543800e+01   1.2109200e+01   1.3580000e+01   1.5343600e+01   1.6764400e+01   1.8186500e+01   1.9767200e+01   2.1090000e+01   2.2467700e+01   2.3843100e+01   2.5167200e+01];
ba3=-690.512+[5.7604800e-02  -1.2616400e+00  -1.2698900e+00  -1.2889300e+00  -1.3359700e+00  -1.4070400e+00  -1.5406200e+00  -1.7220800e+00  -1.9293200e+00  -2.1955100e+00  -2.4608600e+00  -2.7611500e+00  -3.1002000e+00  -3.5710000e+00  -4.0117600e+00  -4.5044500e+00  -5.1247400e+00  -5.7064000e+00  -6.3672400e+00  -7.0875900e+00  -7.8333600e+00];
% 21922
bb1=-12.9198+[-4.7547600e-01  -1.6057300e-01   4.0422300e-02   1.6887200e-01   2.7546100e-01   3.3179800e-01   3.5567300e-01   3.4690500e-01   3.2432300e-01   2.9571200e-01   2.4536600e-01   1.7611200e-01   1.0028000e-01  -2.8435900e-03  -9.4127100e-02  -1.9362200e-01  -3.1402000e-01  -4.2086600e-01  -5.3204400e-01  -6.3382100e-01  -7.1927600e-01];
bb2=450.785+[1.6834100e+00   1.3701700e+00   1.4821300e+00   1.7619800e+00   2.2526200e+00   2.8664000e+00   3.7663800e+00   4.7705800e+00   5.7458300e+00   6.8315800e+00   8.1138900e+00   9.3631100e+00   1.0530600e+01   1.1916000e+01   1.3028200e+01   1.4142000e+01   1.5385300e+01   1.6425600e+01   1.7507600e+01   1.8577200e+01   1.9585200e+01];
bb3=-694.998+[-1.6044100e-01  -1.2325500e+00  -1.2817100e+00  -1.3504600e+00  -1.4751400e+00  -1.6393200e+00  -1.8944200e+00  -2.1965300e+00  -2.5105400e+00  -2.8828400e+00  -3.2975600e+00  -3.7462200e+00  -4.2117400e+00  -4.8179400e+00  -5.3554900e+00  -5.9298100e+00  -6.6207000e+00  -7.2489800e+00  -7.9419300e+00  -8.6828100e+00  -9.4311200e+00];

xk1=bb1-ba1;
xk2=bb2-ba2;
xk3=bb3-ba3;
yl1=ay1-az1;
yl2=ay2-az2;
yl3=ay3-az3;
y6=[yl1',yl2',yl3'];
x6=[xk1',xk2',xk3'];

for n=1:k
    mag6x(n)=sqrt(x6(n,1)^2+x6(n,2)^2+x6(n,3)^2);
end
for n=1:k
    mag6y(n)=sqrt(y6(n,1)^2+y6(n,2)^2+y6(n,3)^2);
end
for n=1:k
    height6(n)=mag6y(1,1)-mag6y(1,n);
end
for n=1:k
    width6(n)=mag6x(1,1)-mag6x(1,n);
end


%% model13_Fixed_Tether_S2_4N
t13=[2 2.05126 2.11533 2.16533 2.2247 2.25107 2.31707 2.35251 2.40079 2.4548 2.50774 2.55564 2.60228 2.65931 2.70659 2.75382 2.80395 2.85431 2.90296 2.95231 3];
% 4457
bc1=-9.37506+[4.0951700e-01   4.4036800e-01   4.6692000e-01   4.8231400e-01   4.9869900e-01   5.0495400e-01   5.1589900e-01   5.1916400e-01   5.1898000e-01   5.1352000e-01   5.0284300e-01   4.8934200e-01   4.7278300e-01   4.4564700e-01   4.1708400e-01   3.8449500e-01   3.4481900e-01   3.0057300e-01   2.5055300e-01   1.9328300e-01   1.3290700e-01];
bc2=448.144+[2.2612600e+00   2.2595200e+00   2.4171400e+00   2.6265300e+00   2.9297300e+00   3.0864500e+00   3.5465300e+00   3.8246700e+00   4.2410500e+00   4.7575000e+00   5.3125600e+00   5.8583200e+00   6.4210400e+00   7.1576800e+00   7.7997700e+00   8.4674800e+00   9.2057500e+00   9.9716700e+00   1.0735000e+01   1.1527900e+01   1.2311500e+01];
bc3=-689.149+[-8.5921900e-01  -8.7668900e-01  -9.4281500e-01  -1.0245800e+00  -1.1443600e+00  -1.2031400e+00  -1.3624100e+00  -1.4536300e+00  -1.5837400e+00  -1.7397600e+00  -1.9086200e+00  -2.0786000e+00  -2.2614600e+00  -2.5038400e+00  -2.7189100e+00  -2.9501600e+00  -3.2164300e+00  -3.5062400e+00  -3.8123400e+00  -4.1478700e+00  -4.4946800e+00];
% 20101
bd1=-11.8681+[2.4412800e-01   2.7085700e-01   3.0000300e-01   3.1903800e-01   3.3878900e-01   3.4628700e-01   3.6244900e-01   3.6998000e-01   3.7695900e-01   3.7983800e-01   3.7950300e-01   3.7643000e-01   3.7239800e-01   3.6185600e-01   3.4739700e-01   3.2877300e-01   3.0539700e-01   2.7826000e-01   2.4729800e-01   2.1111100e-01   1.6986200e-01];
bd2=447.151+[1.4800000e+00   1.4224400e+00   1.4367600e+00   1.5016200e+00   1.6223200e+00   1.6957400e+00   1.9374200e+00   2.0959900e+00   2.3488100e+00   2.6812700e+00   3.0492300e+00   3.4181400e+00   3.8005400e+00   4.3059600e+00   4.7545900e+00   5.2287500e+00   5.7621800e+00   6.3234900e+00   6.8901700e+00   7.4851000e+00   8.0788400e+00];
bd3=-698.575+[-6.3160100e-01  -6.4066100e-01  -6.7850100e-01  -7.2067600e-01  -7.7619500e-01  -8.0279700e-01  -8.7420800e-01  -9.1552900e-01  -9.7769100e-01  -1.0560000e+00  -1.1406200e+00  -1.2265800e+00  -1.3170400e+00  -1.4309700e+00  -1.5328100e+00  -1.6461800e+00  -1.7822500e+00  -1.9354600e+00  -2.1039000e+00  -2.2943600e+00  -2.4963800e+00];
% 9037
be1=-7.50723+[4.8159700e-01   5.1405500e-01   5.4210600e-01   5.5840600e-01   5.7589600e-01   5.8268400e-01   5.9577000e-01   6.0060000e-01   6.0289900e-01   6.0039300e-01   5.9264100e-01   5.8175000e-01   5.6761500e-01   5.4317100e-01   5.1679600e-01   4.8620500e-01   4.4824100e-01   4.0523600e-01   3.5609500e-01   2.9940100e-01   2.3914500e-01];
be2=444.719+[2.2426500e+00   2.2348100e+00   2.3756700e+00   2.5687000e+00   2.8521600e+00   3.0001500e+00   3.4387700e+00   3.7059100e+00   4.1081000e+00   4.6097100e+00   5.1510800e+00   5.6852300e+00   6.2375200e+00   6.9625300e+00   7.5965400e+00   8.2577900e+00   8.9910200e+00   9.7539000e+00   1.0516500e+01   1.1310800e+01   1.2098000e+01];
be3=-690.512+[-7.0677700e-01  -7.0567700e-01  -7.2177900e-01  -7.5302200e-01  -8.0820100e-01  -8.3689600e-01  -9.1607300e-01  -9.6237200e-01  -1.0296700e+00  -1.1133300e+00  -1.2077900e+00  -1.3067600e+00  -1.4172900e+00  -1.5648400e+00  -1.6980200e+00  -1.8453000e+00  -2.0199500e+00  -2.2159400e+00  -2.4297500e+00  -2.6700800e+00  -2.9233400e+00];
% 21922
bf1=-12.9198+[2.1334200e-01   2.4073800e-01   2.7043900e-01   2.8916800e-01   3.0760400e-01   3.1417300e-01   3.2702900e-01   3.3228000e-01   3.3562300e-01   3.3404700e-01   3.2914600e-01   3.2170900e-01   3.1349600e-01   2.9795900e-01   2.7902700e-01   2.5582200e-01   2.2746200e-01   1.9553800e-01   1.5993200e-01   1.1904100e-01   7.3343800e-02];
bf2=450.785+[1.6817900e+00   1.6286900e+00   1.6673900e+00   1.7567400e+00   1.9103900e+00   2.0001900e+00   2.2870700e+00   2.4716700e+00   2.7618300e+00   3.1381900e+00   3.5507500e+00   3.9615000e+00   4.3851600e+00   4.9444000e+00   5.4392100e+00   5.9600700e+00   6.5433700e+00   7.1542300e+00   7.7682400e+00   8.4104400e+00   9.0489800e+00];
bf3=-694.998+[-8.5956700e-01  -8.7379600e-01  -9.4037600e-01  -1.0121200e+00  -1.1082900e+00  -1.1553800e+00  -1.2844300e+00  -1.3598000e+00  -1.4718600e+00  -1.6105000e+00  -1.7583900e+00  -1.9055900e+00  -2.0582800e+00  -2.2563700e+00  -2.4334900e+00  -2.6260700e+00  -2.8504800e+00  -3.0956300e+00  -3.3563000e+00  -3.6437200e+00  -3.9426800e+00];

xm1=bf1-be1;
xm2=bf2-be2;
xm3=bf3-be3;
yn1=bc1-bd1;
yn2=bc2-bd2;
yn3=bc3-bd3;
y13=[yn1',yn2',yn3'];
x13=[xm1',xm2',xm3'];

for n=1:k
    mag13x(n)=sqrt(x13(n,1)^2+x13(n,2)^2+x13(n,3)^2);
end
for n=1:k
    mag13y(n)=sqrt(y13(n,1)^2+y13(n,2)^2+y13(n,3)^2);
end
for n=1:k
    height13(n)=mag13y(1,1)-mag13y(1,n);
end
for n=1:k
    width13(n)=mag13x(1,1)-mag13x(1,n);
end


%% model14_Fixed_NoTether/S2_4N
t14=[2 2.05126 2.11533 2.17471 2.20107 2.25678 2.30078 2.35474 2.41562 2.45083 2.5117 2.55021 2.60026 2.65289 2.70081 2.75198 2.8011 2.85607 2.90043 2.95245 3];

% 4457
bg1=-9.37506+[-3.0019200e-01  -1.1257100e-01   5.8941300e-02   1.8784700e-01   2.3658200e-01   3.2114500e-01   3.7067100e-01   4.1122700e-01   4.3144100e-01   4.3420600e-01   4.2198100e-01   4.0085700e-01   3.5745500e-01   2.9547900e-01   2.2768700e-01   1.4156600e-01   4.8464300e-02  -6.6828800e-02  -1.6635500e-01  -2.8916600e-01  -4.0054800e-01];
bg2=448.144+[2.4402900e+00   2.4169000e+00   2.6690200e+00   3.0541900e+00   3.2708300e+00   3.8309200e+00   4.3639700e+00   5.1070400e+00   6.0672200e+00   6.6739700e+00   7.8424900e+00   8.6594700e+00   9.7788100e+00   1.0996700e+01   1.2138600e+01   1.3380600e+01   1.4584100e+01   1.5921300e+01   1.6988600e+01   1.8235600e+01   1.9369900e+01];
bg3=-689.149+[-6.9515600e-01  -9.8402200e-01  -1.0924300e+00  -1.2112500e+00  -1.2730700e+00  -1.4233400e+00  -1.5626200e+00  -1.7570600e+00  -2.0116900e+00  -2.1796300e+00  -2.4759100e+00  -2.6648300e+00  -2.9574600e+00  -3.3217400e+00  -3.7031200e+00  -4.1691000e+00  -4.6711300e+00  -5.2868400e+00  -5.8208000e+00  -6.4899700e+00  -7.1331400e+00];
% 20101
bh1=-11.8681+[-2.9902300e-01  -1.6600400e-01  -2.0850900e-02   8.8990000e-02   1.2993400e-01   2.0120200e-01   2.4540700e-01   2.8580000e-01   3.1088100e-01   3.2000800e-01   3.2105600e-01   3.1192400e-01   2.8928300e-01   2.5158200e-01   2.0747500e-01   1.4820600e-01   8.2054900e-02  -1.7339300e-03  -7.7185300e-02  -1.7344600e-01  -2.6783100e-01];
bh2=447.151+[1.7507100e+00   1.5936700e+00   1.6320700e+00   1.7972100e+00   1.9122100e+00   2.2428700e+00   2.5807300e+00   3.0790700e+00   3.7561500e+00   4.1937700e+00   5.0235100e+00   5.5826400e+00   6.3461100e+00   7.1892700e+00   7.9889400e+00   8.8688200e+00   9.7329300e+00   1.0714800e+01   1.1517800e+01   1.2471300e+01   1.3355900e+01];
bh3=-698.575+[-5.5128000e-01  -7.7965800e-01  -8.3068700e-01  -8.7544500e-01  -8.9875200e-01  -9.5853400e-01  -1.0180700e+00  -1.1103300e+00  -1.2432700e+00  -1.3338100e+00  -1.4639300e+00  -1.5174300e+00  -1.6041100e+00  -1.7274300e+00  -1.8683000e+00  -2.0554300e+00  -2.2685600e+00  -2.5484200e+00  -2.8078400e+00  -3.1474700e+00  -3.4821300e+00];
% 9037
bi1=-7.50723+[-2.4777100e-01  -5.7384100e-02   1.1818000e-01   2.5142600e-01   3.0247100e-01   3.9282500e-01   4.4780800e-01   4.9539800e-01   5.2346500e-01   5.3048900e-01   5.2485900e-01   5.0772300e-01   4.6866000e-01   4.1013400e-01   3.4442400e-01   2.5931000e-01   1.6567100e-01   4.8851800e-02  -5.2960200e-02  -1.8033500e-01  -2.9791400e-01];
bi2=444.719+[2.4035900e+00   2.3712400e+00   2.6036300e+00   2.9689900e+00   3.1768700e+00   3.7181100e+00   4.2363200e+00   4.9621100e+00   5.9043400e+00   6.5015000e+00   7.6533200e+00   8.4605900e+00   9.5710400e+00   1.0786000e+01   1.1932100e+01   1.3186300e+01   1.4409600e+01   1.5777900e+01   1.6875900e+01   1.8166000e+01   1.9345200e+01];
bi3=-690.512+[-5.2198300e-01  -7.8177800e-01  -8.2475400e-01  -8.7281500e-01  -9.0081500e-01  -9.7210200e-01  -1.0418000e+00  -1.1452600e+00  -1.2899900e+00  -1.3904600e+00  -1.5476000e+00  -1.6280900e+00  -1.7662600e+00  -1.9605700e+00  -2.1796400e+00  -2.4663800e+00  -2.7933600e+00  -3.2178800e+00  -3.6031800e+00  -4.0991600e+00  -4.5881800e+00];
% 21922
bk1=-12.9198+[-3.4854100e-01  -2.0396000e-01  -5.4018900e-02   5.6707300e-02   9.7094200e-02   1.6526000e-01   2.0557800e-01   2.3972600e-01   2.5665900e-01   2.6075900e-01   2.5292700e-01   2.3765400e-01   2.0681900e-01   1.6071100e-01   1.0906700e-01   4.2054600e-02  -3.0410700e-02  -1.2021700e-01  -1.9945500e-01  -2.9906200e-01  -3.9387500e-01];
bk2=450.785+[1.9490300e+00   1.8139600e+00   1.8905600e+00   2.0943300e+00   2.2293000e+00   2.6091500e+00   2.9910700e+00   3.5475500e+00   4.2950900e+00   4.7750100e+00   5.6918000e+00   6.3168900e+00   7.1694000e+00   8.1048800e+00   8.9869500e+00   9.9504100e+00   1.0888100e+01   1.1940900e+01   1.2792400e+01   1.3795000e+01   1.4716300e+01];
bk3=-694.998+[-7.8074900e-01  -1.0315200e+00  -1.1268500e+00  -1.2186100e+00  -1.2668700e+00  -1.3896600e+00  -1.5076300e+00  -1.6800400e+00  -1.9147800e+00  -2.0691200e+00  -2.3368700e+00  -2.5011500e+00  -2.7482200e+00  -3.0535600e+00  -3.3739000e+00  -3.7643800e+00  -4.1801500e+00  -4.6858600e+00  -5.1246400e+00  -5.6783200e+00  -6.2067000e+00];

xo1=bk1-bi1;
xo2=bk2-bi2;
xo3=bk3-bi3;
yp1=bg1-bh1;
yp2=bg2-bh2;
yp3=bg3-bh3;
x14=[xo1',xo2',xo3'];
y14=[yp1',yp2',yp3'];

for n=1:k
    mag14x(n)=sqrt(x14(n,1)^2+x14(n,2)^2+x14(n,3)^2);
end
for n=1:k
    mag14y(n)=sqrt(y14(n,1)^2+y14(n,2)^2+y14(n,3)^2);
end
for n=1:k
    height14(n)=mag14y(1,1)-mag14y(1,n);
end
for n=1:k
    width14(n)=mag14x(1,1)-mag14x(1,n);
end

%% Percent change
% bar plot
figure(1)
pc15x=(mag15x(21)/mag15x(1)*100)-100;
pc15y=(mag15y(21)/mag15y(1)*100)-100;
pc15=[pc15y,pc15x];

pc1x=(mag1x(21)/mag1x(1)*100)-100;
pc1y=(mag1y(21)/mag1y(1)*100)-100;
pc1=[pc1y,pc1x];

pc2x=(mag2x(21)/mag2x(1)*100)-100;
pc2y=(mag2y(21)/mag2y(1)*100)-100;
pc2=[pc2y,pc2x];

pc3x=(mag3x(21)/mag3x(1)*100)-100;
pc3y=(mag3y(21)/mag3y(1)*100)-100;
pc3=[pc3y,pc3x];

pc4x=(mag4x(21)/mag4x(1)*100)-100;
pc4y=(mag4y(21)/mag4y(1)*100)-100;
pc4=[pc4y,pc4x];

pc5x=(mag5x(21)/mag5x(1)*100)-100;
pc5y=(mag5y(21)/mag5y(1)*100)-100;
pc5=[pc5y,pc5x];

pc6x=(mag6x(21)/mag6x(1)*100)-100;
pc6y=(mag6y(21)/mag6y(1)*100)-100;
pc6=[pc6y,pc6x];

pc13x=(mag13x(21)/mag13x(1)*100)-100;
pc13y=(mag13y(21)/mag13y(1)*100)-100;
pc13=[pc13y,pc13x];


pc14x=(mag14x(21)/mag14x(1)*100)-100;
pc14y=(mag14y(21)/mag14y(1)*100)-100;
pc14=[pc14y,pc14x];

PC=[pc15;pc1;pc2;pc3;pc4;pc5;pc6;pc13;pc14];
bar(PC)
xticklabels({'Intact','Model 1','Model 2', 'Model 3','Model 4','Model 5','Model 6','Model 13','model 14'})
ylabel('Percent Change')
legend('Height','Width','location','northwest')
title('Absolute Foraminal Percent Change Under 2 N-m of extension (4n)')

%% figures
figure(2)

plot((t15-2)*(-2),-1*height15,'b')
hold on
plot((t15-2)*(-2),-1*width15,'-.b')
hold on

plot((t1-2)*(-2),-1*height1,'r')
hold on
plot((t1-2)*(-2),-1*width1,'-.r')
hold on

plot((t2-2)*(-2),-1*height2,'g')
hold on
plot((t2-2)*(-2),-1*width2,'-.g')
hold on

plot((t3-2)*(-2),-1*height3,'c')
hold on
plot((t3-2)*(-2),-1*width3,'-.c')
hold on

plot((t4-2)*(-2),-1*height4,'color',[.49 1 .63])
hold on
plot((t4-2)*(-2),-1*width4,'-.','color',[.49 1 .63])
hold on

plot((t5-2)*(-2),-1*height5,'color',[0.75, 0, 0.75])
hold on
plot((t5-2)*(-2),-1*width5,'-.','color',[0.75, 0, 0.75])
hold on

plot((t6-2)*(-2),-1*height6,'color',[0 0.5 1])
hold on
plot((t6-2)*(-2),-1*width6,'-.','color',[0 0.5 1])
hold on

plot((t13-2)*(-2),-1*height13,'color',[0.2 0 0])
hold on
plot((t13-2)*(-2),-1*width13,'-.','color',[0.2 0 0])
hold on

plot((t14-2)*(-2),-1*height14,'color',[1 .5 0])
hold on
plot((t14-2)*(-2),-1*width14,'-.','color',[1 .5 0])
hold on

xlabel('Moment (N-m)')
ylabel({'Narrowing/Widening (mm)';'(Positive is Widening, Negative is Narrowing)'})
title('C4-C5 Right Hand Foreman Narrowing/Widening Under 2 N-m of Extension (4N)')
legend('intact height','intact width','model 1 height', 'model 1 width','model 2 height','model 2 width','model 3 height', 'model 3 width','model 4 height','model 4 width','model 5 height','model 5 width','model 6 height','model 6 width','model 13 height','model 13 width','model 14 height','model 14 width','location','southwest')
